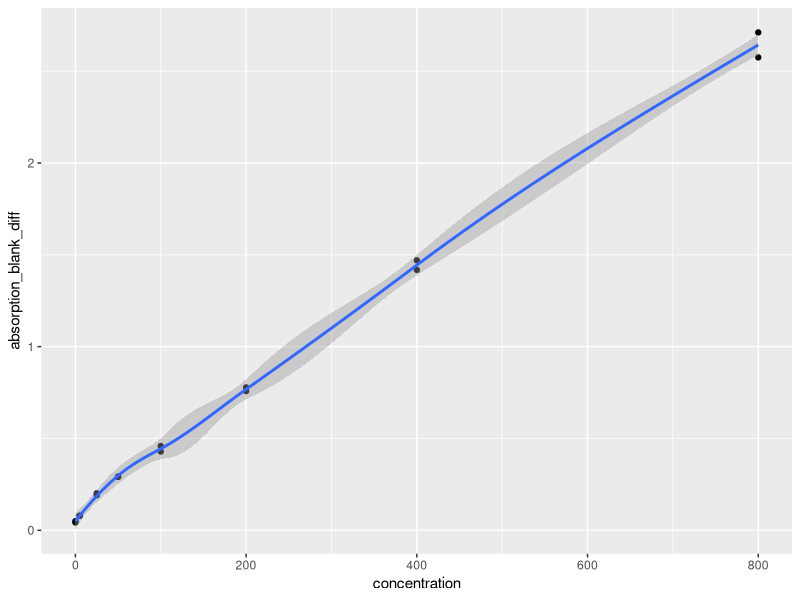
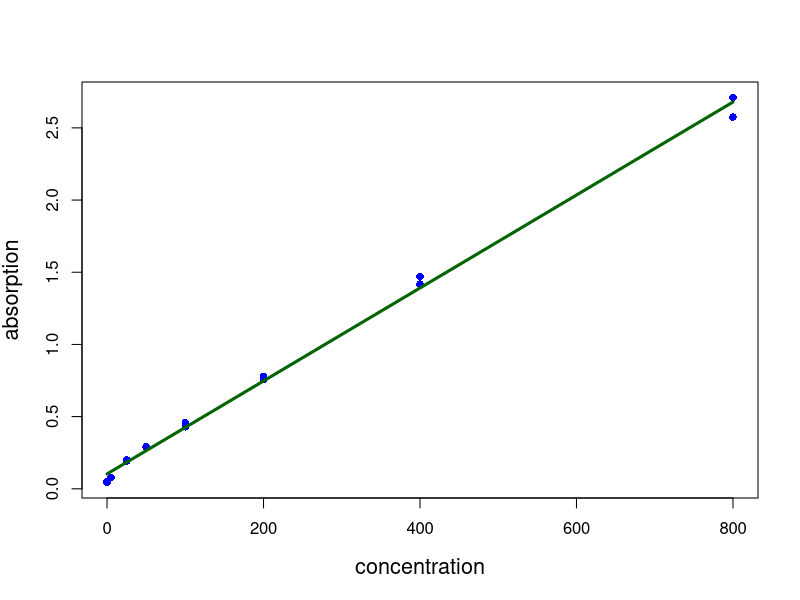
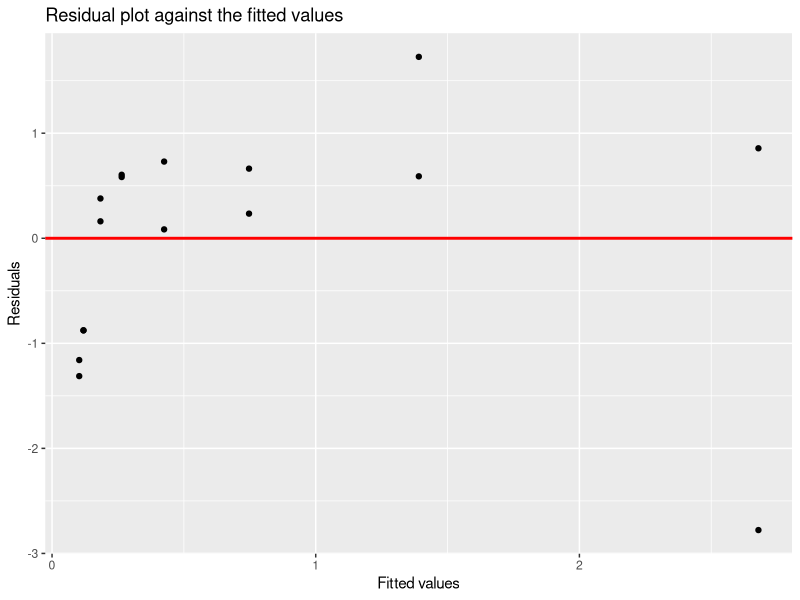
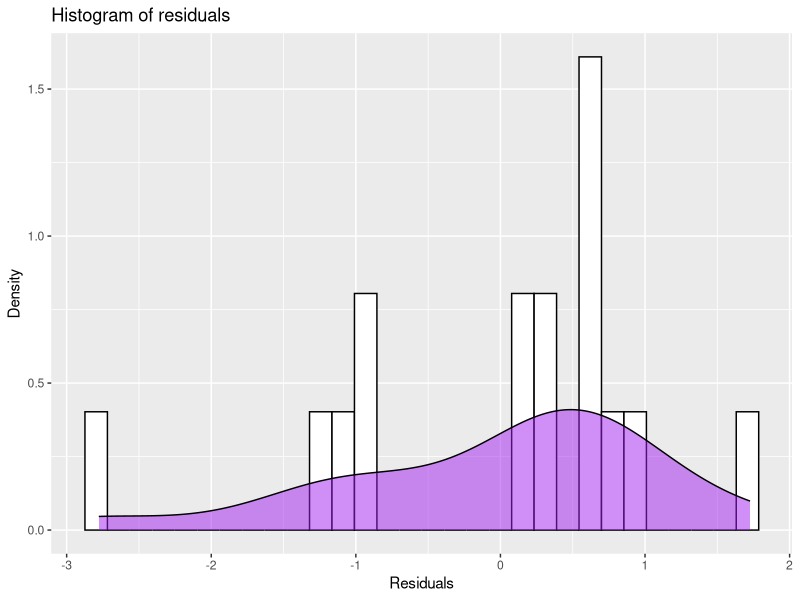
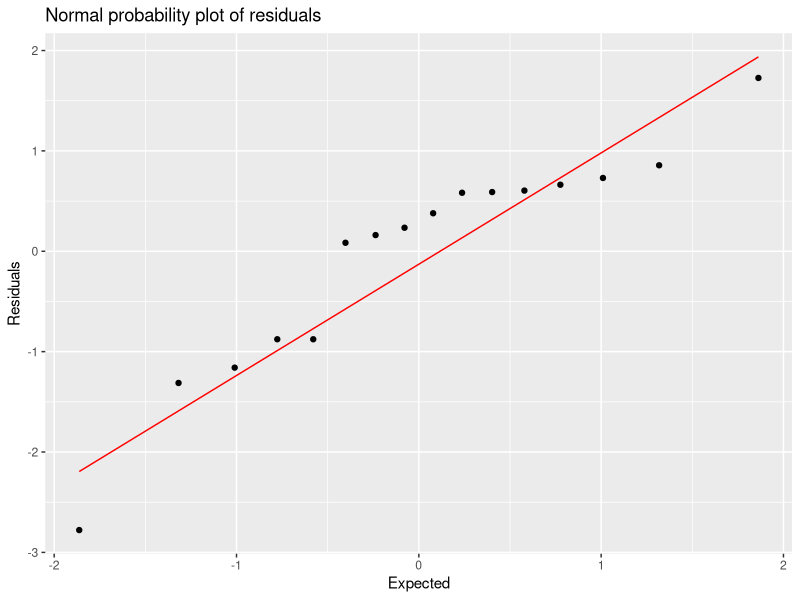

Source code (R) for these figures, in order:
# load packages

library(readxl)
library(tidyverse)
library(broom)

# read data set

Flav <- read_excel("Datasets/Flavonoid Content.xlsx")
View(Flav)

# scatterplot

ggplot(Flav, aes(x= concentration, y= absorption_blank_diff)) + 
  geom_point() + geom_smooth()

# regression model

Flav_model = lm(absorption_blank_diff~concentration, data = Flav)
summary(Flav_model)

convalues <- seq(0,800,25)
predictedcounts <- predict(Flav_model,
                           list(concentration=convalues))
                                
plot(Flav$concentration, Flav$absorption_blank_diff,
     pch=16, 
     xlab = "concentration", ylab = "absorption", cex.lab = 1.3, 
     col = "blue")

lines(convalues, predictedcounts, col = "darkgreen", lwd = 3)

#####################################################################
# Best Model = Order 1
#####################################################################


###################### Residuals Analysis ###########################

model1_fitresid <- augment(Flav_model)

# residual vs. fitted
ggplot(model1_fitresid, aes(x = .fitted, y = .std.resid)) + geom_point() + 
  geom_hline(yintercept = 0, color = "red", size = 1) + 
  labs(title = "Residual plot against the fitted values", x = "Fitted values", 
       y = "Residuals")

# histogram of residuals
ggplot(model1_fitresid, aes(x = .std.resid)) + geom_histogram(aes(y = ..density..), color = "black",
                                                                fill = "white") +
  geom_density(alpha = 0.5, fill = "purple") + ggtitle("Histogram of residuals") +
  xlab("Residuals") + ylab("Density")

# QQ plot
ggplot(model1_fitresid, aes(sample = .std.resid)) + stat_qq() + 
  stat_qq_line(color = "red") +
  labs(title = "Normal probability plot of residuals", x = "Expected", 
       y = "Residuals")

# shapiro wilk
shapiro.test(model1_fitresid$.std.resid)


